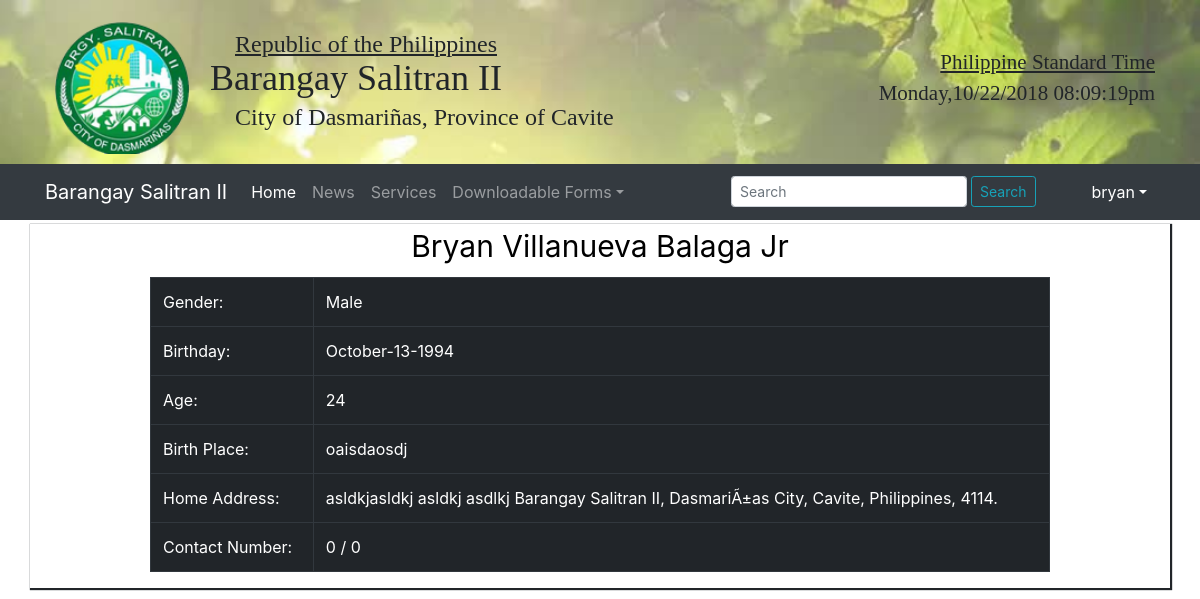
The app's page /profile.php (signed in) with its own data.
### tables this page shows
CREATE TABLE `users` (
  `id` int(11) NOT NULL AUTO_INCREMENT,
  `Username` varchar(255) NOT NULL,
  `Password` varchar(255) NOT NULL,
  `Email` varchar(255) NOT NULL,
  `SecurityQuestion1` varchar(255) NOT NULL,
  `AnswerOne` varchar(255) NOT NULL,
  `SecurityQuestion2` varchar(255) NOT NULL,
  `AnswerTwo` varchar(255) NOT NULL,
  `Token` varchar(255),
  `TokenSum` varchar(255),
  `DateCreated` date DEFAULT NULL,
  PRIMARY KEY (`id`)
);

CREATE TABLE `residents` (
  `user_ID` int(11) NOT NULL AUTO_INCREMENT,
  `Prefix` varchar(255) NOT NULL,
  `FirstName` varchar(256) NOT NULL,
  `MiddleName` varchar(256) NOT NULL,
  `LastName` varchar(256) NOT NULL,
  `Suffix` varchar(256) NOT NULL,
  `Sex` varchar(255) NOT NULL,
  `Bday` date NOT NULL,
  `Age` int(11) NOT NULL,
  `Bplace` varchar(256) NOT NULL,
  `Homeaddress` varchar(256) NOT NULL,
  `TelephoneNumber` VARCHAR(20) NOT NULL,
  `CellphoneNumber` VARCHAR(20) NOT NULL,
  PRIMARY KEY (`user_ID`)
);

### profile.php (the view, shortened to what this page needs)
<?php include 'header.php'; ?>
<div class="container main-section">
	<?php if(isset($_SESSION['Username'])) { ?>
	<legend class="form-text text-center" style="color:black; font-size:2.5vw;text-transform: capitalize;">
		<?php
			$current = $_SESSION['Username'];
			$sql = "SELECT * FROM users INNER JOIN residents ON users.id = residents.user_ID WHERE users.Username ='".$current."'";
			$results = mysqli_query($conn, $sql);
			$resultsCheck = mysqli_num_rows($results);
			if($resultsCheck > 0){
				while($row = $results->fetch_assoc()){
					echo $row['FirstName'] . ' ' . $row['MiddleName'] . ' ' . $row['LastName'] . ' ' . $row['Suffix'] . '' . '</legend>';
					echo "<div class='table-responsive' style='width: 900px;margin: 0 auto;max-width:100%;'>";
					echo "<table class='table table-hover table-bordered table-dark'><tr><td>Gender: </td>";
					echo "<td>" . $row['Sex'] . "</td></tr>";
					echo "<tr><td>Birthday: </td>";
					$date = $row['Bday'];
					$testDate = new DateTime($date);
					echo "<td>" . $testDate->format('F-d-Y') . "</td></tr>";
					echo "<tr><td>Age: </td>";
					echo "<td>" . $row['Age'] . "</td></tr>";
					echo "<tr><td>Birth Place: </td>";
					echo "<td>" . $row['Bplace'] . "</td></tr>";
					echo "<tr><td>Home Address: </td>";
					echo "<td>" . $row['Homeaddress'] . "</td></tr>";
					echo "<tr><td>Contact Number: </td>";
					echo "<td>" . $row['TelephoneNumber'];
					if(strlen($row['TelephoneNumber']) > 0 && strlen($row['CellphoneNumber']) > 0) {
						echo " / " ;
					}
					echo $row['CellphoneNumber'] . "</td></tr></table>";
					echo "</div>";
				}
			}
		?>
	<?php } else { ?>
		<p class="display-2 text-center">You must log-in first!</p>
	<?php } ?>
</div>

### header.php (shortened to what this page needs)
<!DOCTYPE html>
<html>
<head>
    <link rel="stylesheet" type="text/css" href="assets/bootstrap/css/bootstrap.min.css">
    <link rel="stylesheet" type="text/css" href="assets/css/jquery-ui.css">
    <link rel="stylesheet" type="text/css" href="style.css">
    <div class="jumbotron jumbotron-fluid">
        <div class="container">
            <div class="row">
                <div class="d-none d-md-block col-md-2 col-lg-2">
                    <a href="index.php"><img src="img/logo.png" class="img-responsive" height="135" width="135" style="margin-top: 10px;margin-left: 10px;max-width: 100%;height: auto;"></a>
                </div>
                <div class="d-none d-md-block col-sm-7 col-md-6 col-lg-5" style="font-family: 'Baskerville Old Face';">
                    <label class="h6" style="margin-top: 20px; font-size: 2vw;"><u>Republic of the Philippines</u></label><br>
                    <label class="h1" style="margin-top: -10px;margin-left: -25px;font-size: 3vw;">Barangay Salitran II</label><br>
                    <label class="h4" style="margin-top: -20px;font-size: 2vw;">City of Dasmariñas, Province of Cavite</label>
                </div>
                <div class="d-none d-md-block col-sm-3 col-md-4 col-lg-5 text-right" style="font-family: 'Baskerville Old Face';">
                    <label class="h6" style="margin-top: 40px;font-size: 1.75vw;"><u>Philippine Standard Time</u></label>
                    <label class="h6" style="margin-top: -10px;font-size: 1.75vw;"><?php date_default_timezone_set("Asia/Hong_Kong"); echo date("l,m/d/Y") . " "; echo date("h:i:sa"); ?></label>
                </div>
            </div>
        </div>
    </div>
    <nav class="navbar navbar-expand-md navbar-dark bg-dark sticky-top">
        <div class="container">
            <a class="navbar-brand" href="index.php">Barangay Salitran II</a>
            <div class="collapse navbar-collapse" id="mainNavigation">
                <ul class="navbar-nav mr-auto">
                    <li class="nav-item active"><a class="nav-link" href="index.php">Home<span class="sr-only">(current)</span> </a> </li>
                    <li class="nav-item"><a class="nav-link" href="index.php">News</a> </li>
                    <li class="nav-item"><a class="nav-link" href="#">Services</a> </li>
                    <li class="nav-item dropdown">
                        <a class="nav-link dropdown-toggle" href="#" id="navbarDropdown" role="button" data-toggle="dropdown"
                           aria-haspopup="true" aria-expanded="false">Downloadable Forms</a>
                    </li>
                </ul>
                <form class="form-inline my-2 my-lg-0">
                    <input class="form-control mr-sm-1 form-control-sm" type="search" placeholder="Search" aria-label="Search">
                    <button class="btn btn-outline-info btn-sm mr-sm-5" type="submit">Search</button>
                    <?php if(isset($_SESSION['Username'])){ ?>
                        <li class="navbar-nav dropdown">
                            <a class="nav-link dropdown-toggle" href="#" id="navbarDropdown" role="button"
                            data-toggle="dropdown" aria-haspopup="true" aria-expanded="false" style="color: white;"><?php echo $_SESSION['Username'];?></a>
                        </li>
                    <?php } else { ?>
                            <a role='button' class='btn btn-primary btn-sm mr-sm-2' href="login.php">Login</a>
                            <a role='button' class='btn btn-outline-secondary btn-sm my-2 my-sm-0' href="register.php"> Register</a>
                    <?php } ?>
                </form>
            </div>
        </div>
    </nav>
</head>
<body>

### style.css (style rules this page uses)
.navbar { border-radius: 0; margin-bottom: 0; }
.jumbotron { background-image: url("img/pic-jumbotron.jpg"); background-size: cover; padding: 10px; margin-bottom: 0; }
.main-section { box-sizing: border-box; box-shadow: 1px 1px 1px 1px; }
.main-section legend { color:black; font-size:2.5vw; text-transform: capitalize; }

### records on screen
users: residents.FirstName "Bryan", residents.MiddleName "Villanueva", residents.LastName "Balaga", residents.Suffix "Jr", residents.Sex "Male", residents.Bday "October-13-1994", residents.Age "24", residents.Bplace "oaisdaosdj", residents.Homeaddress "asldkjasldkj asldkj asdlkj Barangay Salitran II, DasmariÃ±as City, Cavite, Philippines, 4114.", residents.TelephoneNumber "0", residents.CellphoneNumber "0"

### other values on screen
$_SESSION['Username'] "bryan"
